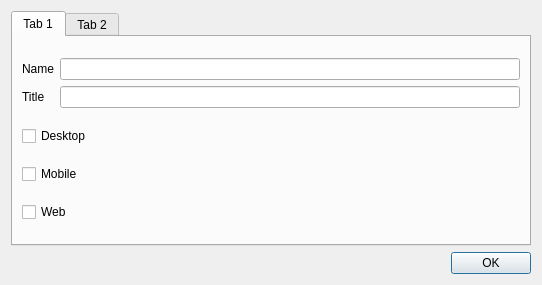
<?xml version="1.0" encoding="UTF-8"?>
<ui version="4.0">
 <class>Dialog</class>
 <widget class="QDialog" name="Dialog">
  <property name="geometry">
   <rect>
    <x>0</x>
    <y>0</y>
    <width>542</width>
    <height>285</height>
   </rect>
  </property>
  <property name="windowTitle">
   <string>Dialog</string>
  </property>
  <layout class="QVBoxLayout" name="verticalLayout">
   <item>
    <widget class="QTabWidget" name="tabWidget">
     <property name="currentIndex">
      <number>0</number>
     </property>
     <widget class="QWidget" name="tab">
      <attribute name="title">
       <string>Tab 1</string>
      </attribute>
      <layout class="QVBoxLayout" name="verticalLayout_3">
       <item>
        <layout class="QGridLayout" name="gridLayout">
         <item row="0" column="0">
          <widget class="QLabel" name="label">
           <property name="text">
            <string>Name</string>
           </property>
          </widget>
         </item>
         <item row="0" column="1">
          <widget class="QLineEdit" name="txtName"/>
         </item>
         <item row="1" column="0">
          <widget class="QLabel" name="label_2">
           <property name="text">
            <string>Title</string>
           </property>
          </widget>
         </item>
         <item row="1" column="1">
          <widget class="QLineEdit" name="txtTitle"/>
         </item>
        </layout>
       </item>
       <item>
        <widget class="QCheckBox" name="checkBox">
         <property name="text">
          <string>Desktop</string>
         </property>
        </widget>
       </item>
       <item>
        <widget class="QCheckBox" name="checkBox_2">
         <property name="text">
          <string>Mobile</string>
         </property>
        </widget>
       </item>
       <item>
        <widget class="QCheckBox" name="checkBox_3">
         <property name="text">
          <string>Web</string>
         </property>
        </widget>
       </item>
      </layout>
     </widget>
     <widget class="QWidget" name="tab_2">
      <attribute name="title">
       <string>Tab 2</string>
      </attribute>
      <layout class="QVBoxLayout" name="verticalLayout_2">
       <item>
        <widget class="QPlainTextEdit" name="plainTextEdit"/>
       </item>
      </layout>
     </widget>
    </widget>
   </item>
   <item>
    <widget class="QDialogButtonBox" name="buttonBox">
     <property name="standardButtons">
      <set>QDialogButtonBox::StandardButton::Ok</set>
     </property>
    </widget>
   </item>
  </layout>
 </widget>
 <resources/>
 <connections/>
</ui>
